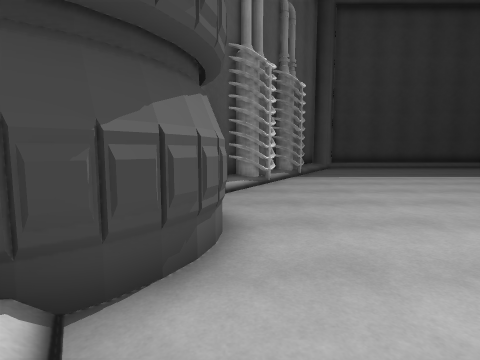
View 1 (above)

20 first-person views from a walk through a scene from a Unity 3-D project. The camera is 1.3 m above the floor, tilts 6° down and sees 80° across. The floor is counted in squares, 1 m on a side. Each view is taken from the middle of a square. On the plan, view 1 faces up. The plan holds only what a view shows up to about 13 squares ahead; the rest is blank. The place goes on beyond the plan. The player is left out. Some surface patterns are stand-ins.

View 2
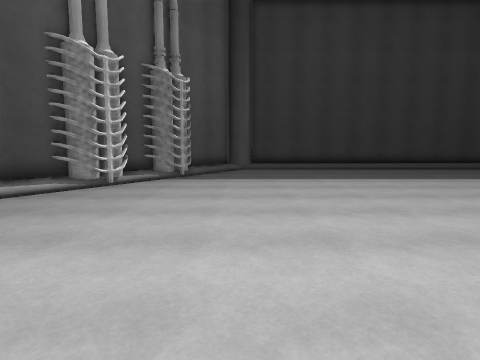

View 3
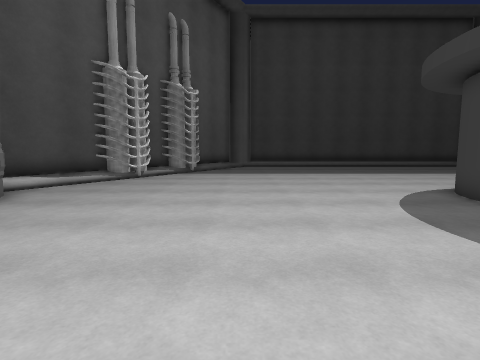

View 4
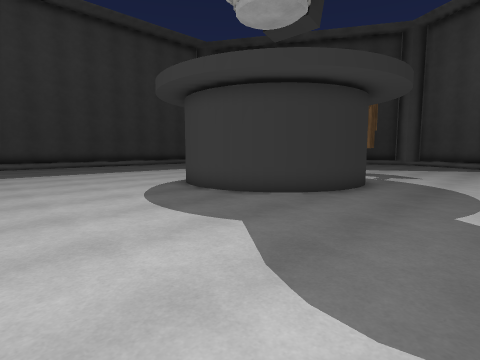

View 5
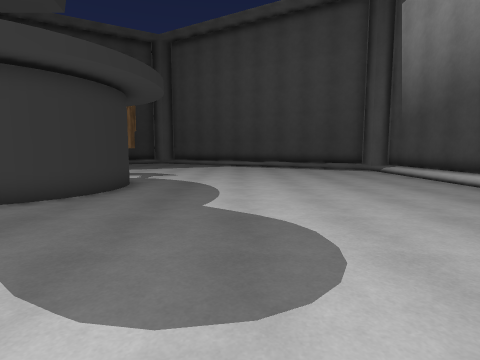

View 6
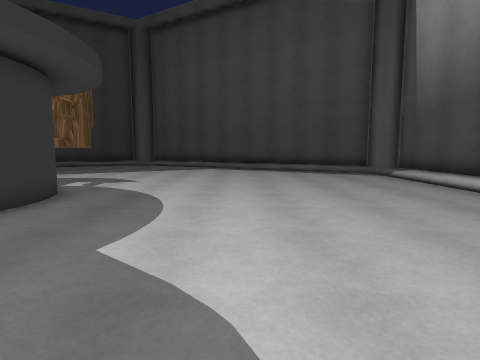

View 7
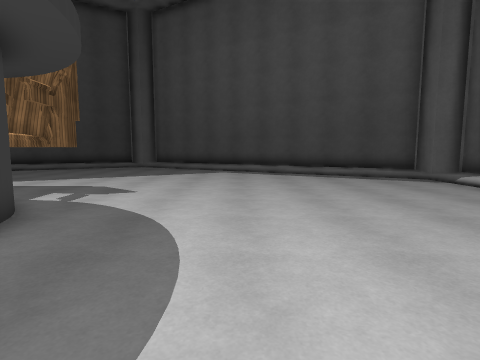

View 8
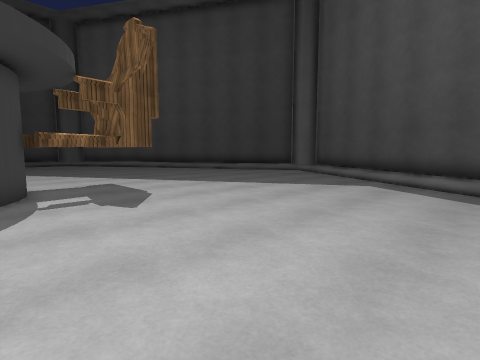

View 9
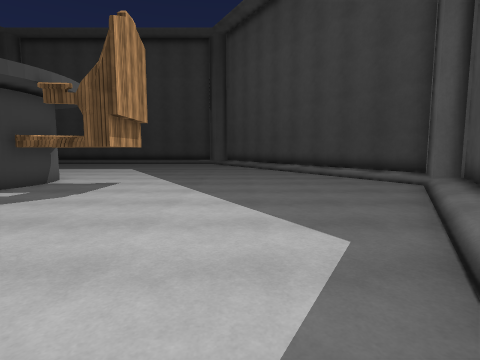

View 10
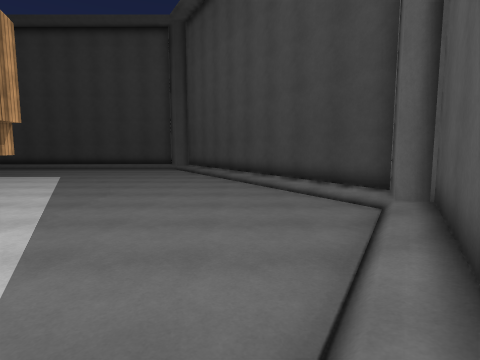

View 11
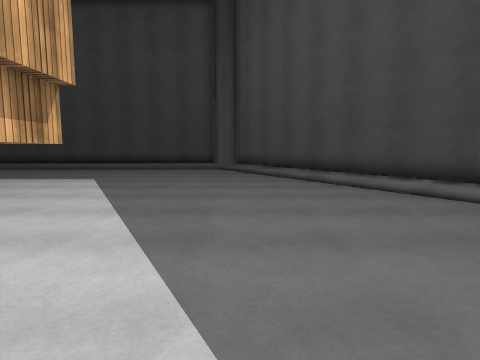

View 12
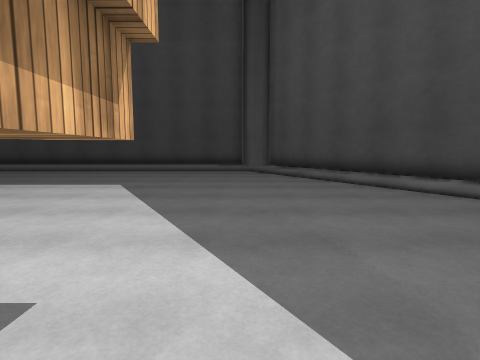

View 13
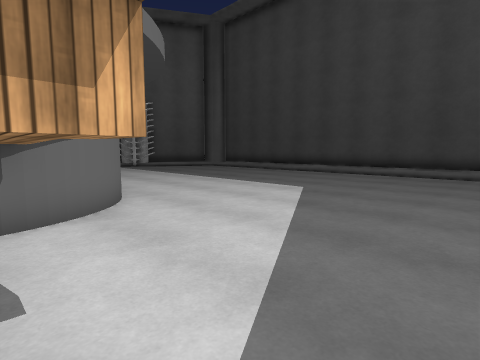

View 14
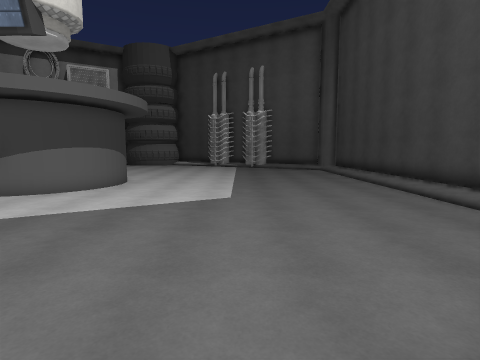

View 15
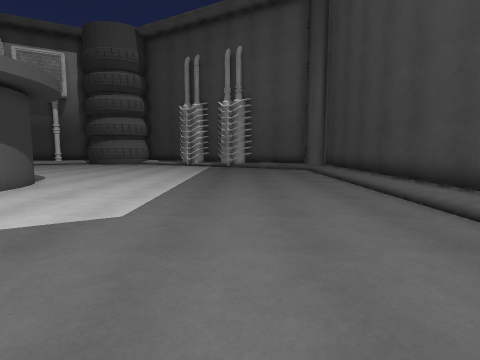

View 16
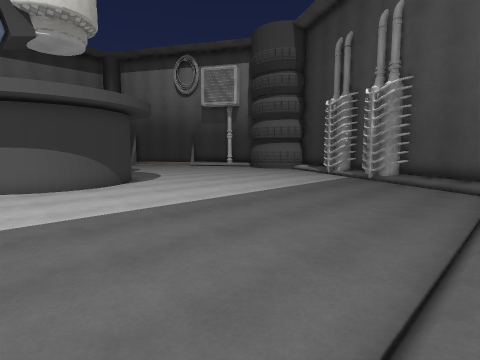

View 17
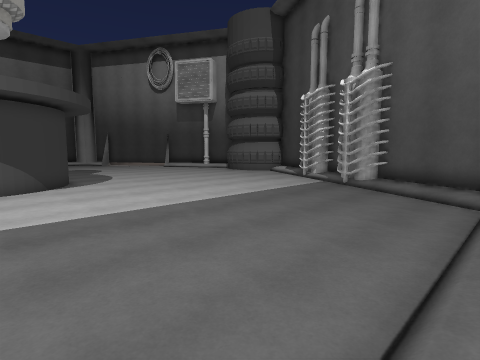

View 18
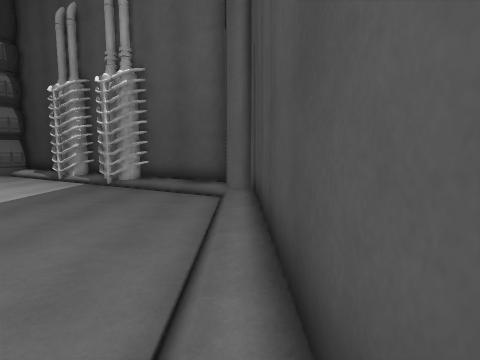

View 19
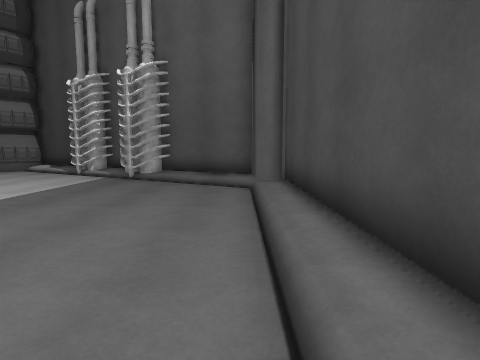

View 20
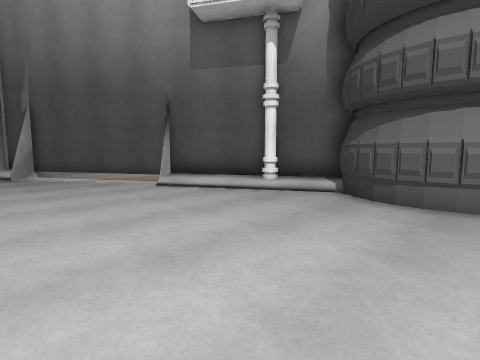

### Floor plan
Key: @ floor where view 1 was taken; # wall or solid block; . main floor; : floor 0.25 m higher than the main floor; / step, stairs or slope; O other object.
Columns run from 2 left of view 1 to 34 right of it. Each row starts with its distance up from view 1.
 22         ###############  #
 21        ##::::::::::::::::::
 20        # ..................
 19       # ...................
 18      ##.....................
 17      #/......................
 16      #/.......................##
 15      O........................ ##
 14    #O........................../#
 13    # ........................../##
 12    O............................/#
 11  ##O............................/##
 10 ## .............................. ##
  9 #O.............................../:#
  8 # ..............OOOOO.............:##
  7   .............O    OO............./#
  6  #............OO     OOOOO........./#
  5  ##...........O      OOOOO..........#
  4  ##...........O      OOOOO..........#
  3  #.............O     O..O........../#
  2 ##.............OO   O............../#
  1 ##...............OOO..............:##
  0 ##@............................../:#
 -1  # .............................. ##
 -2  ##............................./##
 -3   # ..... ....................../#
 -4    #..... ...................../##
 -5    #..... ...................../#
 -6    ##....  ................. .
 -7     ##...   ................
 -8      #...    ...............
 -9      ##..      .............
-10       ##.       ............
-11                  ..........
-12                   :::::::::#
-13                    #########

Where each view was taken, in squares from view 1:
view 1: 0 up, 0 right, facing up
view 2: 1 up, 6 right, facing up
view 3: 2 down, 6 right, facing up
view 4: 3 down, 6 right, facing up-right
view 5: 3 down, 6 right, facing right
view 6: 4 down, 9 right, facing right
view 7: 3 down, 12 right, facing right
view 8: 6 down, 18 right, facing up-right
view 9: 6 down, 27 right, facing up
view 10: 3 down, 30 right, facing up
view 11: 1 up, 26 right, facing up
view 12: 3 up, 24 right, facing up
view 13: 5 up, 25 right, facing up-left
view 14: 14 up, 29 right, facing left
view 15: 16 up, 25 right, facing left
view 16: 21 up, 19 right, facing down-left
view 17: 21 up, 16 right, facing down-left
view 18: 21 up, 16 right, facing left
view 19: 20 up, 16 right, facing left
view 20: 6 up, 7 right, facing down-left
